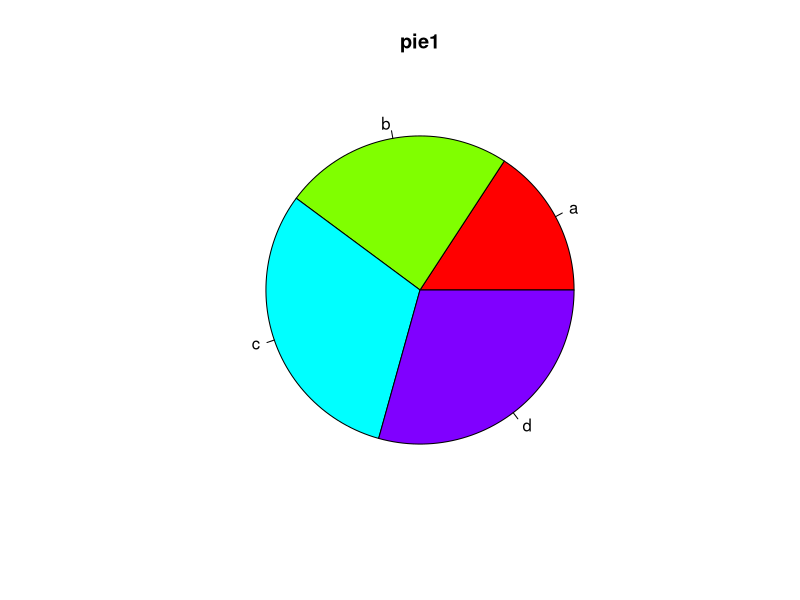

Generate this figure with R:
x <- c(21,32,41,39)
labels <- c("a","b","c","d")
png(file = "pie1.jpg")

pie(x, labels, main = "pie1", col= rainbow(length(x)))

dev.off()
file.show("pie1.jpg")